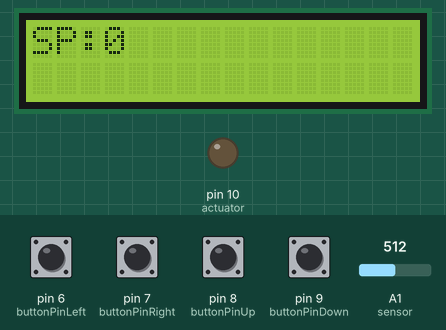
Recording of a sketch running on a simulated Arduino Uno, built with avr-gcc and run on an emulated ATmega328P. On the bench: 16×2 character LCD, output pins drawn as LEDs (lit = HIGH). Inputs (shaded band) come from the test bench; at power-on: pin 6 (buttonPinLeft), pin 7 (buttonPinRight), pin 8 (buttonPinUp), pin 9 (buttonPinDown) HIGH, A1 (sensor) = 512. What the sketch prints to the serial monitor is not drawn.

Above: at 1.2 s.
1.3 s: pin 6 (buttonPinLeft) pulled LOW for 0.15 s
At 1.9 s:
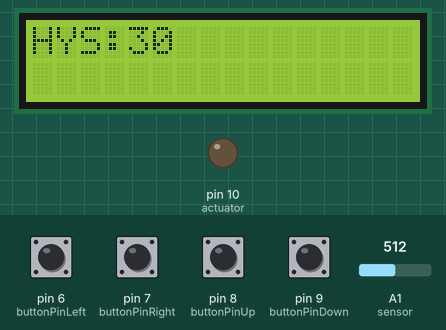
2.9 s: pin 9 (buttonPinDown) pulled LOW for 1 s
At 4.3 s:
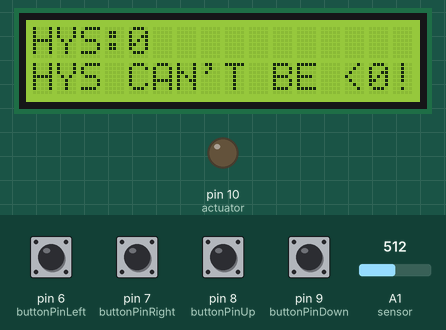
6.0 s: pin 6 (buttonPinLeft) pulled LOW for 1 s
At 7.0 s:
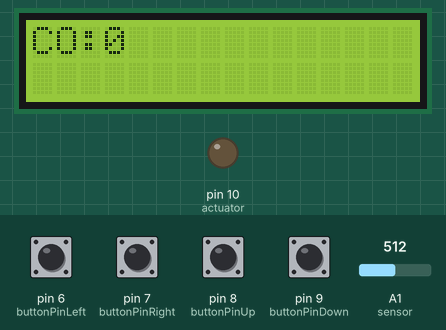
8.5 s: pin 6 (buttonPinLeft) pulled LOW for 0.15 s
At 9.5 s:
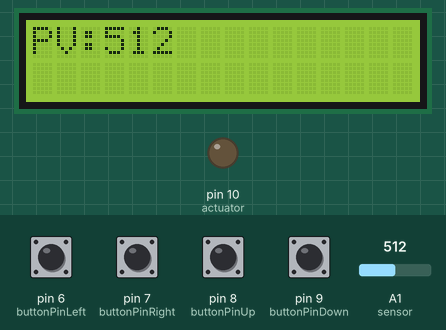
10.1 s: A1 (sensor) set to 0
At 10.5 s:
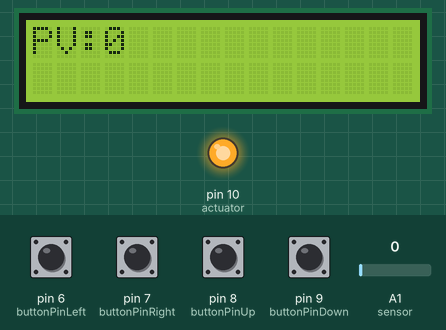
11.6 s: pin 7 (buttonPinRight) pulled LOW for 0.15 s
At 12.2 s:
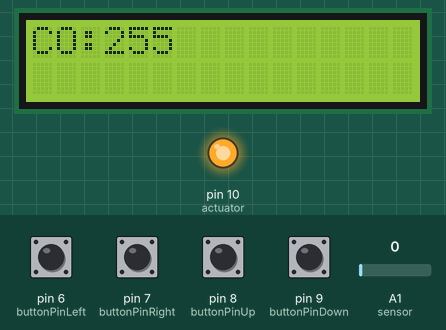
Timing chart, 0 to 14.2 s (numbered marks = the images above; inputs shaded):
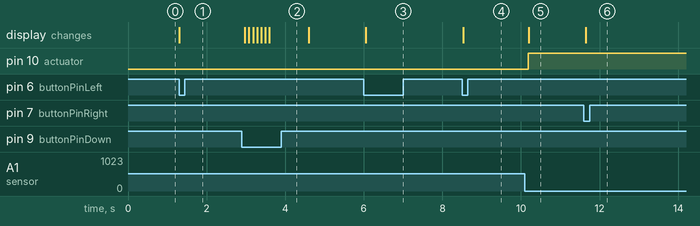

Measured:
- after the input at 1.3 s, the display: changes at once (image 1)
- after the input at 2.9 s, the display: first changes after 0.07 s (image 2 shows a later state)
- after the input at 6.0 s, the display: changes after 0.05 s (image 3)
- after the input at 8.5 s, the display: changes at once (image 4)
- after the input at 10.1 s, pin 10 (actuator): LOW → HIGH after 0.09 s; the display: changes after 0.09 s (image 5)
- after the input at 11.6 s, the display: changes at once (image 6)

The sketch:

ON-OFF_V2.2_FINAL_LIA.ino
```cpp
#include <LiquidCrystal.h>  //include the LiquidCrystal library for LCD control

// Sensor, actuator, and other associated variables
int sensor = A1;  // Analog input pin for sensor is A1.
int actuator = 10;  // Actuator connected to digital pin 10.
int PV = 0;  // Process Variable, initialized as 0.
int setPoint = 0;  // Desired value (setPoint) for process variable, initialized as 0.
int CO = 0;  // Control Output, initialized as 0.
int HYS = 30;  // Hysteresis value, initialized as 30.

// Button pins definitions.
const int buttonPinLeft = 6;
const int buttonPinRight = 7;
const int buttonPinUp = 8;
const int buttonPinDown = 9;

// Button states and debounce variables
bool butonStateLeft, lastbutonStateLeft, buttonStateRight, lastbuttonStateRight, buttonStateUp, lastbuttonStateUp, buttonStateDown, lastbuttonStateDown = false;
unsigned long lastButtonPressLeft, lastButtonPressRight, lastButtonPressUp, lastButtonPress4 = 0;
const unsigned long debounceDelay = 50;

// LCD page variable
int currentPage = 0;  // Current page number on the LCD screen, initialized as 0.

// Define the LCD connections
const int rs = 12, en = 11, d4 = 5, d5 = 4, d6 = 3, d7 = 2;  // Pins connected to the LCD.
LiquidCrystal lcd(rs, en, d4, d5, d6, d7);

void setup() {
  Serial.begin(9600);  // Start the serial communication with baud rate 9600.
  lcd.begin(16, 2);  // Initialize the LCD and specify the dimensions (16x2).

  // INPUTS
  pinMode(buttonPinLeft, INPUT_PULLUP);  // Set the buttonPinLeft as input with internal pull-up resistor.
  pinMode(buttonPinRight, INPUT_PULLUP);  // Set the buttonPinRight as input with internal pull-up resistor.
  pinMode(buttonPinUp, INPUT_PULLUP);  // Set the buttonPinUp as input with internal pull-up resistor.
  pinMode(buttonPinDown, INPUT_PULLUP);  // Set the buttonPinDown as input with internal pull-up resistor.
  // OUTPUTS
  pinMode(actuator, OUTPUT);  // Set the actuator pin as output.
}

void loop() {
  PV = analogRead(sensor);  // Read the sensor value through the analog pin.

  // Implement the hysteresis logic.
  if (PV <= (setPoint - HYS)) {  // If process variable is less than the lower hysteresis limit,
    CO = 255;  // set the control output to 255.
  } else if (PV >= (setPoint + HYS)) {  // Else if process variable is more than the upper hysteresis limit,
    CO = 0;  // set the control output to 0.
  }
  analogWrite(actuator, CO);  // Write the control output to the actuator.

/*Serial.print("SP = ");
Serial.print(setPoint);
Serial.print("\tCO = ");
Serial.print(CO);
Serial.print("\tPV = ");
Serial.print(PV);
Serial.print("\tHYS = ");
Serial.print(HYS);
Serial.print("\tPage = ");
Serial.println(currentPage);*/

// Send data to the Serial Plotter
  Serial.print(setPoint);     //BLUE
  Serial.print(",");
  Serial.print(CO);           //DARK ORANGE
  Serial.print(",");
  Serial.print(PV);           //GREEN
  Serial.print(",");
  Serial.println(HYS);        //LT ORANGE

  // Debounce and button actions
  butonStateLeft = digitalRead(buttonPinLeft);  // Read the state of the left button.
  buttonStateRight = digitalRead(buttonPinRight);  // Read the state of the right button.
  buttonStateUp = digitalRead(buttonPinUp);  // Read the state of the up button.
  buttonStateDown = digitalRead(buttonPinDown);  // Read the state of the down button.

  // Check if left button is pressed, and debounced.
  if (!butonStateLeft && lastbutonStateLeft && (millis() - lastButtonPressLeft) > debounceDelay) {
    currentPage--;  // Decrement the current page.
    if (currentPage < 0) currentPage = 3;  // If current page is less than 0, set it to 3.
    lastButtonPressLeft = millis();  // Update the last button press time for left button.
  }
  lastbutonStateLeft = butonStateLeft;  // Store the state of left button for debouncing.

  // Check if right button is pressed, and debounced.
  if (!buttonStateRight && lastbuttonStateRight && (millis() - lastButtonPressRight) > debounceDelay) {
    currentPage++;  // Increment the current page.
    if (currentPage > 3) currentPage = 0;  // If current page is more than 3, set it to 0.
    lastButtonPressRight = millis();  // Update the last button press time for right button.
  }
  lastbuttonStateRight = buttonStateRight;  // Store the state of right button for debouncing.

  // Check if up button is pressed, and debounced.
  if (!buttonStateUp && (millis() - lastButtonPressUp) > debounceDelay) {
    if (currentPage == 0) {  // If current page is 0,
      setPoint += 5;  // increment setPoint by 5.
      if (setPoint < 0) {  // If setPoint is less than 0,
        setPoint = 0;  // reset it to 0.
        lcd.setCursor(0, 1);
        lcd.print("SP can't be < 0!");  // Print error message on LCD.
        delay(1000);  // Wait for 1 second.
      }
    } else if (currentPage == 3) {  // Else if current page is 3,
      HYS += 5;  // increment HYS by 5.
      if (HYS < 0) {  // If hysteresis is less than 0,
        HYS = 0;  // Reset it to 0.
        lcd.setCursor(0, 1);  // Set LCD cursor position.
        lcd.print("HYS can't be < 0!");  // Print error message on LCD.
        delay(1000);  // Wait for 1 second.
      }
    }
    lastButtonPressUp = millis();  // Update the last button press time for up button.
  }
  lastbuttonStateUp = buttonStateUp;  // Store the state of up button for debouncing.

  // Check if down button is pressed, and debounced.
  if (!buttonStateDown && (millis() - lastButtonPress4) > debounceDelay) {
    if (currentPage == 0) {  // If current page is 0,
      setPoint -= 5;  // Decrement setPoint by 5.
      if (setPoint < 0) {  // If setPoint is less than 0,
        setPoint = 0;  // Reset it to 0.
        lcd.setCursor(0, 1);  // Set LCD cursor position.
        lcd.print("SP CAN'T BE <0!");  // Print error message on LCD.
        delay(1000);  // Wait for 1 second.
      }
    } else if (currentPage == 3) {  // Else if current page is 3,
      HYS -= 5;  // Decrement HYS by 5.
      if (HYS < 0) {  // If hysteresis is less than 0,
        HYS = 0;  // Reset it to 0.
        lcd.setCursor(0, 1);  // Set LCD cursor position.
        lcd.print("HYS CAN'T BE <0!");  // Print error message on LCD.
        delay(1000);  // Wait for 1 second.
      }
    }
    lastButtonPress4 = millis();  // Update the last button press time for down button.
  }
  lastbuttonStateDown = buttonStateDown;  // Store the state of down button for debouncing.

  // Update the LCD display based on currentPage
 lcd.clear();  // Clear the LCD screen.
  switch (currentPage) {  // Depending on the current page,
    case 0:  // If page 0,
      lcd.setCursor(0, 0);  // Set cursor position.
      lcd.print("SP:");  // Print "SP:".
      lcd.print(setPoint);  // Print the current set point.
      lcd.setCursor(0, 1);  // Set cursor position for next line.
      break;
    case 1:  // If page 1,
      lcd.setCursor(0, 0);  // Set cursor position.
      lcd.print("PV:");  // Print "PV:".
      lcd.print(PV);  // Print the current process variable.
      break;
    case 2:  // If page 2,
      lcd.setCursor(0, 0);  // Set cursor position.
      lcd.print("CO:");  // Print "CO:".
      lcd.print(CO);  // Print the current control output.
      break;
    case 3:  // If page 3,
      lcd.setCursor(0, 0);  // Set cursor position.
      lcd.print("HYS:");  // Print "HYS:".
      lcd.print(HYS);  // Print the current hysteresis.
      lcd.setCursor(0, 1); // Set cursor position for next line.
      break;
  }
  // Delay to avoid screen flicker
  delay(100);  // Wait for 100 milliseconds.
}
```
